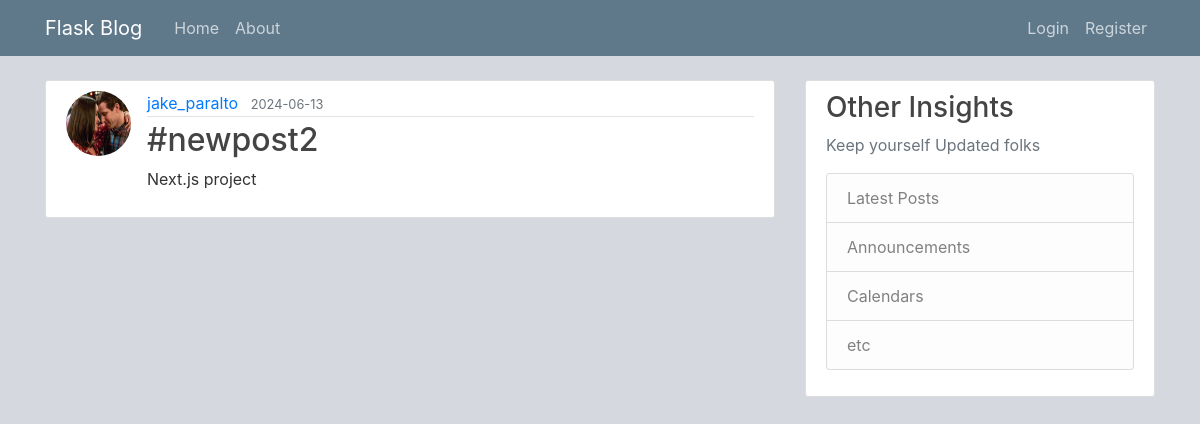
Screenshot of /post/2 with the database file from the repository.
### flaskblog/models.py (models this page shows, shortened)
class User(db.Model, UserMixin):
    id = db.Column(db.Integer, primary_key=True)
    username = db.Column(db.String(20), unique=True, nullable=False)
    email = db.Column(db.String(120), unique=True, nullable=False)
    image_file = db.Column(db.String(20), nullable=False, default='default.jpg')
    password = db.Column(db.String(60), nullable=False)
    posts = db.relationship('Post', backref='author', lazy=True)

class Post(db.Model):
    id = db.Column(db.Integer, primary_key=True)
    title = db.Column(db.String(100), nullable=False)
    date_posted = db.Column(db.DateTime, nullable=False, default=datetime.utcnow)
    content = db.Column(db.Text, nullable=False)
    user_id = db.Column(db.Integer, db.ForeignKey('user.id'), nullable=False)

### flaskblog/posts/routes.py (the view)
@posts.route('/post/<int:post_id>')
def post(post_id):
    post = Post.query.get_or_404(post_id)
    return render_template('post.html', title=post.title, post=post)

### flaskblog/templates/post.html (shortened to what this page needs)
{% extends "layout.html" %}
{% block content %}
        <article class="media content-section">
          <img class="rounded-circle article-img" src="{{ url_for('static', filename='pfp/' + post.author.image_file) }}">
          <div class="media-body">
            <div class="article-metadata">
              <a class="mr-2" href="{{url_for('users.user_posts', username = post.author.username)}}"> {{ post.author.username }}</a>
              <small class="text-muted">{{ post.date_posted.strftime('%Y-%m-%d') }}</small>
            </div>
            <h2 class="article-title"> {{ post.title }} </h2>
            <p class="article-content">{{ post.content }}</p>
          </div>
        </article>
{% endblock content %}

### flaskblog/static/main.css (style rules this page uses)
body { background: #d5d8de; color: #333333; margin-top: 5rem; }
h1, h2, h3, h4, h5, h6 { color: #444444; }
.content-section { background: #ffffff; padding: 10px 20px; border: 1px solid #dddddd; border-radius: 3px; margin-bottom: 20px; }
.article-title { color: #444444; }
.article-content { white-space: pre-line; }
.article-img { height: 65px; width: 65px; margin-right: 16px; }
.article-metadata { padding-bottom: 1px; margin-bottom: 4px; border-bottom: 1px solid #e3e3e3 }

### rows the page displays
User: image_file (picture), author.username "jake_paralto"
Post: date_posted "2024-06-13", title "#newpost2", content "Next.js project"
